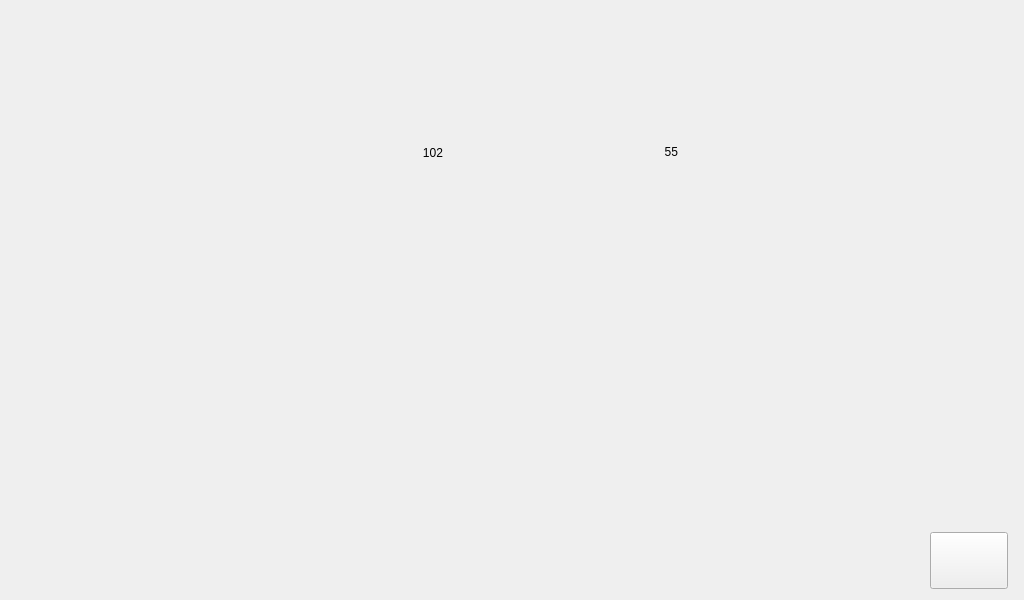
<?xml version="1.0" encoding="UTF-8"?>
<ui version="4.0">
 <class>Findlook</class>
 <widget class="QDialog" name="Findlook">
  <property name="geometry">
   <rect>
    <x>0</x>
    <y>0</y>
    <width>1024</width>
    <height>600</height>
   </rect>
  </property>
  <property name="windowTitle">
   <string>Dialog</string>
  </property>
  <property name="styleSheet">
   <string notr="true"/>
  </property>
  <widget class="QPushButton" name="pushButton">
   <property name="geometry">
    <rect>
     <x>930</x>
     <y>532</y>
     <width>78</width>
     <height>57</height>
    </rect>
   </property>
   <property name="focusPolicy">
    <enum>Qt::NoFocus</enum>
   </property>
   <property name="styleSheet">
    <string notr="true">border-image: url(:/new/prefix1/img/a4.png);</string>
   </property>
   <property name="text">
    <string/>
   </property>
  </widget>
  <widget class="QLabel" name="label">
   <property name="geometry">
    <rect>
     <x>368</x>
     <y>135</y>
     <width>75</width>
     <height>36</height>
    </rect>
   </property>
   <property name="styleSheet">
    <string notr="true">font: 75 italic 20pt &quot;Ubuntu&quot;;</string>
   </property>
   <property name="text">
    <string>102</string>
   </property>
   <property name="alignment">
    <set>Qt::AlignRight|Qt::AlignTrailing|Qt::AlignVCenter</set>
   </property>
  </widget>
  <widget class="QLabel" name="label_2">
   <property name="geometry">
    <rect>
     <x>557</x>
     <y>135</y>
     <width>121</width>
     <height>34</height>
    </rect>
   </property>
   <property name="styleSheet">
    <string notr="true">font: 75 italic 20pt &quot;Ubuntu&quot;;</string>
   </property>
   <property name="text">
    <string>55</string>
   </property>
   <property name="alignment">
    <set>Qt::AlignRight|Qt::AlignTrailing|Qt::AlignVCenter</set>
   </property>
  </widget>
 </widget>
 <resources/>
 <connections/>
</ui>
